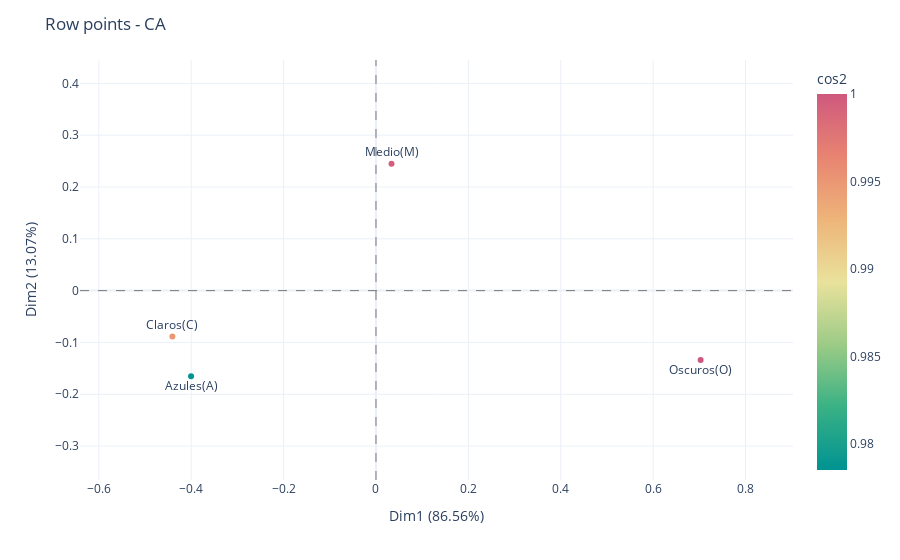

Notebook source saved alongside this figure:
### Code cell
ca_plot_cos2(ca, X, choice="index")

### Figure 1 — Plotly figure (JSON) as saved in the notebook; plotly's stock layout.template omitted (floating-point values rounded to 4 significant figures)
{"data": [{"hovertemplate": "Dim1=%{x}<br>Dim2=%{y}<br>Color Ojos=%{text}<br>cos2=%{marker.color}<extra></extra>", "legendgroup": "", "marker": {"color": [0.995, 0.9785, 0.9995, 1], "coloraxis": "coloraxis", "symbol": "circle"}, "mode": "markers+text", "name": "", "orientation": "v", "showlegend": false, "text": ["Claros(C)", "Azules(A)", "Medio(M)", "Oscuros(O)"], "textposition": ["top center", "bottom center", "top center", "bottom center"], "type": "scatter", "x": [-0.4407, -0.4003, 0.03361, 0.7027], "xaxis": "x", "y": [-0.08846, -0.1654, 0.245, -0.1339], "yaxis": "y"}], "layout": {"coloraxis": {"colorbar": {"title": {"text": "cos2"}}, "colorscale": [[0, "rgb(0, 147, 146)"], [0.1667, "rgb(57, 177, 133)"], [0.3333, "rgb(156, 203, 134)"], [0.5, "rgb(233, 226, 156)"], [0.6667, "rgb(238, 180, 121)"], [0.8333, "rgb(232, 132, 113)"], [1, "rgb(207, 89, 126)"]]}, "legend": {"tracegroupgap": 0}, "margin": {"t": 60}, "shapes": [{"line": {"color": "black", "dash": "dash", "width": 0.5}, "type": "line", "x0": 0, "x1": 1, "xref": "x domain", "y0": 0, "y1": 0, "yref": "y"}, {"line": {"color": "black", "dash": "dash", "width": 0.5}, "type": "line", "x0": 0, "x1": 0, "xref": "x", "y0": 0, "y1": 1, "yref": "y domain"}], "title": {"text": "Row points - CA"}, "xaxis": {"anchor": "y", "domain": [0, 1], "range": [-0.6407, 0.9027], "title": {"text": "Dim1 (86.56%)"}}, "yaxis": {"anchor": "x", "domain": [0, 1], "range": [-0.3654, 0.445], "title": {"text": "Dim2 (13.07%)"}}}}
